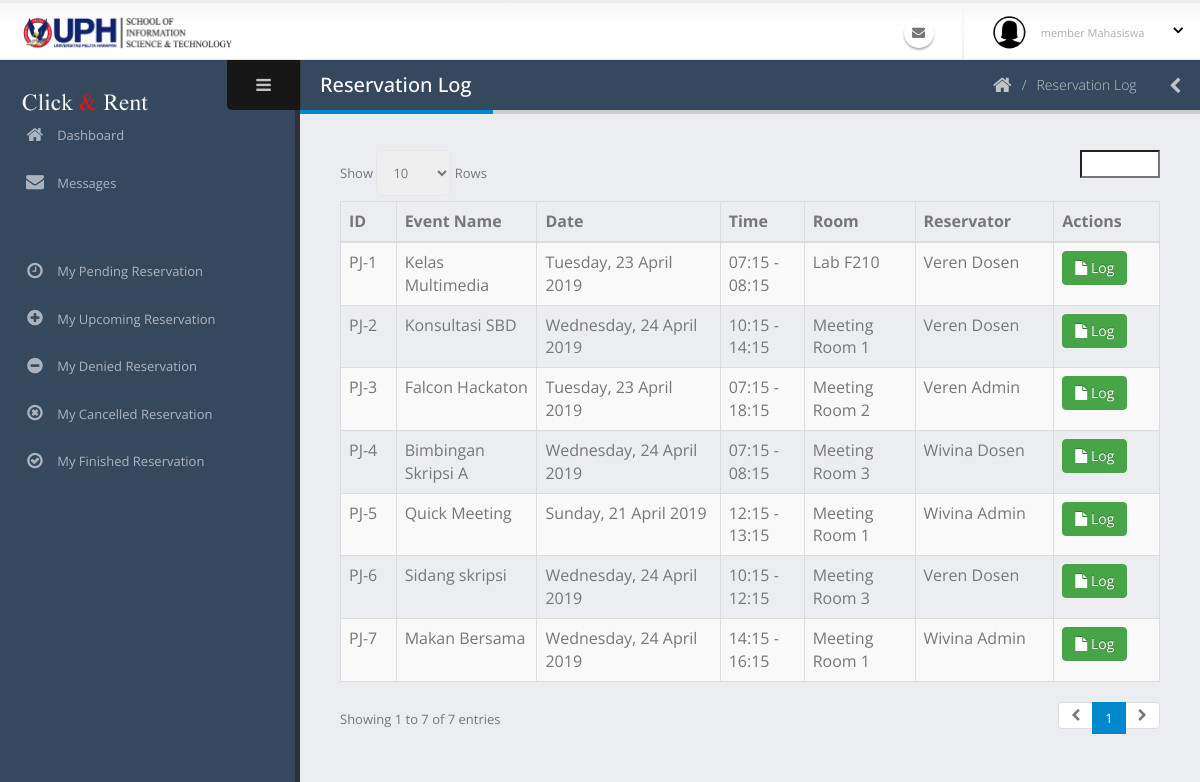
Before: /admin/logPeminjaman.php with the older database file.
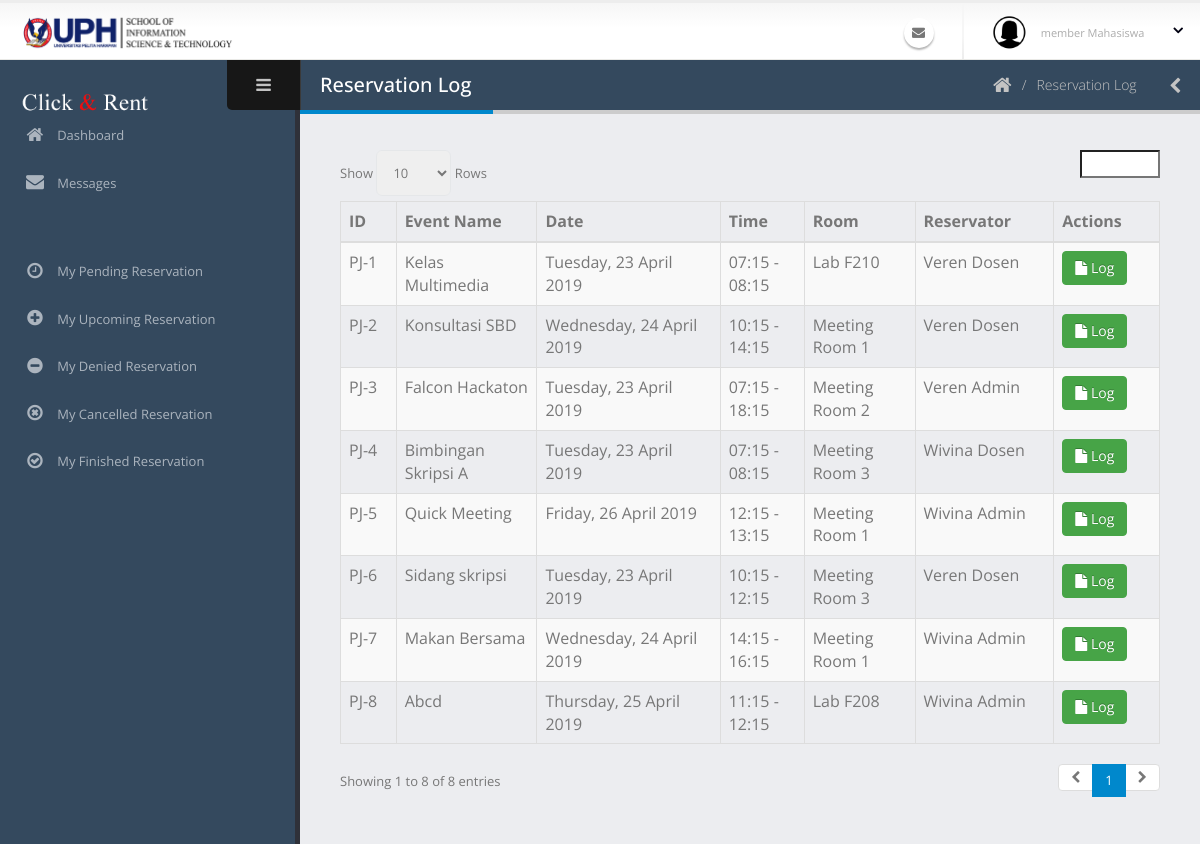
After: the same page with the newer database file.
### tables this page shows
CREATE TABLE `peminjaman` (
  `id_peminjaman` varchar(40) NOT NULL COMMENT 'PJ-0',
  `tanggal_peminjaman` date NOT NULL,
  `id_ruangan` varchar(40) NOT NULL,
  `waktu_mulai` time NOT NULL,
  `waktu_selesai` time NOT NULL,
  `id_pengguna` varchar(40) NOT NULL,
  `acara` varchar(70) NOT NULL,
  `jumlah_peserta` int(11) NOT NULL,
  `id_kategoriAcara` int(11) NOT NULL,
  `deskripsi_acara` text NOT NULL,
  `status_peminjaman` int(11) NOT NULL COMMENT '0:TUNGGU APPROVE, 1:APPROVED, 3:SELESAI, 4:TIDAK APPROVE 5:DIBATALKAN 6:TIMEOUT',
  `user_add` varchar(40) NOT NULL,
  `waktu_add` datetime NOT NULL,
  `user_edit` varchar(40) NOT NULL,
  `waktu_edit` datetime NOT NULL,
  `user_delete` varchar(40) NOT NULL,
  `waktu_delete` datetime NOT NULL,
  `status_delete` int(11) NOT NULL
);

CREATE TABLE `ruangan` (
  `id_ruangan` varchar(40) NOT NULL COMMENT 'R-0',
  `nama_ruangan` varchar(60) NOT NULL,
  `jenis_ruangan` int(11) NOT NULL COMMENT '1:LABORATORY, 2: MEETING ROOM',
  `gedung_lantai` varchar(20) NOT NULL,
  `kapasitas` int(11) NOT NULL,
  `deskripsi` text NOT NULL,
  `user_add` varchar(40) NOT NULL,
  `waktu_add` datetime NOT NULL,
  `user_edit` varchar(40) NOT NULL,
  `waktu_edit` datetime NOT NULL,
  `user_delete` varchar(40) NOT NULL,
  `waktu_delete` datetime NOT NULL,
  `status_delete` int(11) NOT NULL
);

CREATE TABLE `pengguna` (
  `id_pengguna` varchar(40) NOT NULL COMMENT 'USER-0',
  `email` varchar(50) NOT NULL,
  `kata_sandi` text NOT NULL,
  `nama_lengkap` varchar(60) NOT NULL,
  `jenis_kelamin` char(1) NOT NULL,
  `tanggal_lahir` date NOT NULL,
  `alamat` text NOT NULL,
  `no_hp` varchar(20) NOT NULL,
  `tanggal_masuk` date NOT NULL,
  `status_pengguna` int(11) NOT NULL COMMENT '1: SUPER ADMIN, 2: ADMIN, 3: MEMBER DOSEN, 4:MEMBER MAHASISWA',
  `status_daftar` int(11) NOT NULL COMMENT '0 =TIDAK AKTIF, 1=MENUNGGU APPROVE, 2=AKTIF, 3=DITOLAK',
  `user_add` varchar(40) NOT NULL,
  `waktu_add` datetime NOT NULL,
  `user_edit` varchar(40) NOT NULL,
  `waktu_edit` datetime NOT NULL,
  `user_delete` varchar(40) NOT NULL,
  `waktu_delete` datetime NOT NULL,
  `status_delete` int(11) NOT NULL
);

### admin/logPeminjaman.php (the view, shortened to what this page needs)
<?php include('../koneksi.php'); ?>
<?php include('req/head.php');?>
<?php include('req/header.php');?>
<?php include('req/leftbar.php');?>
	<section role="main" class="content-body">
		<header class="page-header">
			<h2>Reservation Log</h2>
			<div class="right-wrapper pull-right">
				<ol class="breadcrumbs">
					<li>
						<a href="index.php">
							<i class="fa fa-home"></i>
						</a>
					</li>
                    <li><span>Reservation Log</span></li>
				</ol>
				<a class="sidebar-right-toggle" data-open="sidebar-right"><i class="fa fa-chevron-left"></i></a>
			</div>
		</header>
        <div class="table-responsive">
            <table class="table table-bordered table-striped mb-none" id="datatable-default">
                <thead>
                    <tr>
                        <th>ID</th>
                        <th>Event Name</th>
                        <th>Date</th>
                        <th>Time</th>
                        <th>Room</th>
                        <th>Reservator</th>
                        <th>Actions</th>
                    </tr>
                </thead>
                <tbody>
                <?php
                        $query = mysqli_query($koneksi, "SELECT * FROM peminjaman join ruangan join pengguna on ruangan.id_ruangan = peminjaman.id_ruangan AND pengguna.id_pengguna=peminjaman.id_pengguna ORDER BY peminjaman.waktu_edit DESC");
if(mysqli_num_rows($query)==0){
    ?>
    <td colspan="7" style="text-align:center"><br><b>No Data</b></td>
<?php
}else{
                        while($data=mysqli_fetch_array($query)){
                            $time = $data['tanggal_peminjaman'];
                            $times = date("l, d F Y",strtotime($time));
                            $mulai = date("H:i",strtotime($data['waktu_mulai']));
                            $selesai = date("H:i",strtotime($data['waktu_selesai']));
                        ?>
                    <tr>
                        <td><?php echo $data['id_peminjaman'] ?></td>
                        <td><?php echo $data['acara'] ?></td>
                        <td><?php echo $times ?></td>
                        <td><?php echo $mulai . " - " . $selesai ?></td>
                        <td><?php echo $data['nama_ruangan'] ?></td>
                        <td><?php echo $data['nama_lengkap'] ?></td>
                        <td>
                           <a href="lihatLog.php?id=<?php echo $data['id_peminjaman'] ?>" class="btn btn-success"><i class='fa fa-file'></i> Log</a>
                        </td>
                    </tr>
                    <?php }} ?>
                </tbody>
            </table>
        </div>
<?php include('req/endtitle.php');?>
<?php include('req/script.php');?>

Changed rows visible on the page:
changed peminjaman "PJ-4": tanggal_peminjaman "Wednesday, 24 April 2019" → "Tuesday, 23 April 2019"; moves up the list
changed peminjaman "PJ-6": tanggal_peminjaman "Wednesday, 24 April 2019" → "Tuesday, 23 April 2019"; moves up the list
added peminjaman: id_peminjaman "PJ-8", acara "Abcd", tanggal_peminjaman "Thursday, 25 April 2019", waktu_mulai "11:15", waktu_selesai "12:15", id_ruangan.nama_ruangan "Lab F208", id_pengguna.nama_lengkap "Wivina Admin"
changed peminjaman "PJ-7": moves up the list
changed peminjaman "PJ-5": tanggal_peminjaman "Sunday, 21 April 2019" → "Friday, 26 April 2019"
Other visible differences:
text written by a page script: "Show Rows Showing 1 to 7 of 7 entries 1" → "Show Rows Showing 1 to 8 of 8 entries 1"
